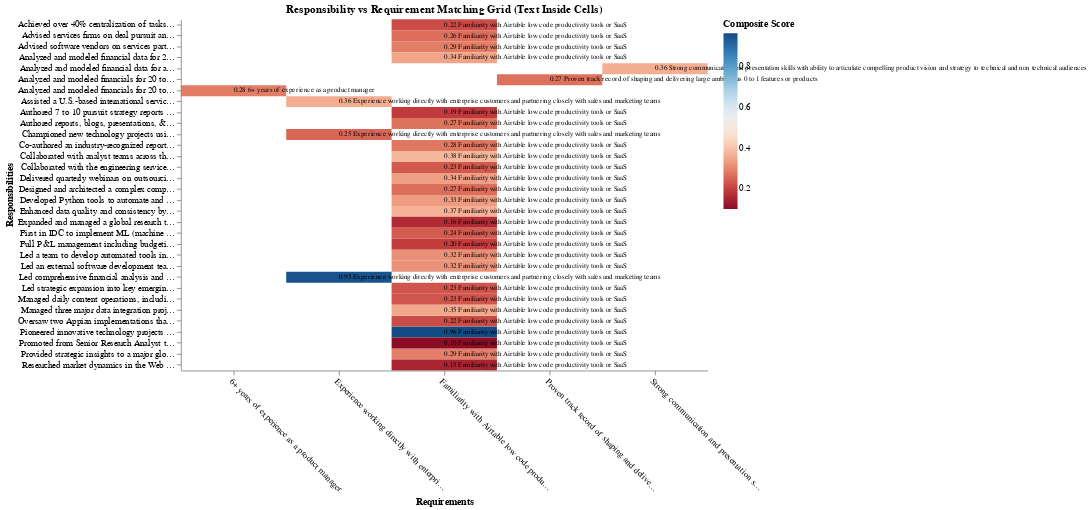

Notebook source saved alongside this figure:
### Code cell
import altair as alt
import pandas as pd
import textwrap

# Load similarity metrics CSV
file_path = file_list[1]  # Replace with your actual file path
df = pd.read_csv(file_path)

# Create a wrapped version of the requirement text (width=20)
df["wrapped_requirement"] = df["requirement"].apply(
    lambda x: "\n".join(textwrap.wrap(str(x), width=20))
)
df["score_text"] = df["composite_score"].apply(lambda x: f"{x:.2f}")
df["label"] = df["score_text"] + "\n" + df["wrapped_requirement"]

# Build the heatmap chart
heatmap = (
    alt.Chart(df)
    .mark_rect()
    .encode(
        x=alt.X("requirement:N", title="Requirements", axis=alt.Axis(labelAngle=45)),
        y=alt.Y("responsibility:N", title="Responsibilities"),
        color=alt.Color(
            "composite_score:Q",
            scale=alt.Scale(scheme="redblue"),
            title="Composite Score",
        ),
    )
)

# Build the text overlay chart
# The key here is using the "detail" encoding so that each row is rendered individually.
text_overlay = (
    alt.Chart(df)
    .mark_text(
        fontSize=8,
        color="black",
        align="left",  # Set left alignment (change to 'center' if preferred)
        baseline="middle",
    )
    .encode(
        x=alt.X("requirement:N"),
        y=alt.Y("responsibility:N"),
        text=alt.Text("label:N"),
        detail="label:N",  # Force each label to be treated as a distinct detail
    )
)

# Combine the heatmap and text overlay
chart = (
    (heatmap + text_overlay)
    .properties(
        width=600,
        height=400,
        title="Responsibility vs Requirement Matching Grid (Text Inside Cells)",
    )
    .configure_view(strokeWidth=0)
)

chart.display()
